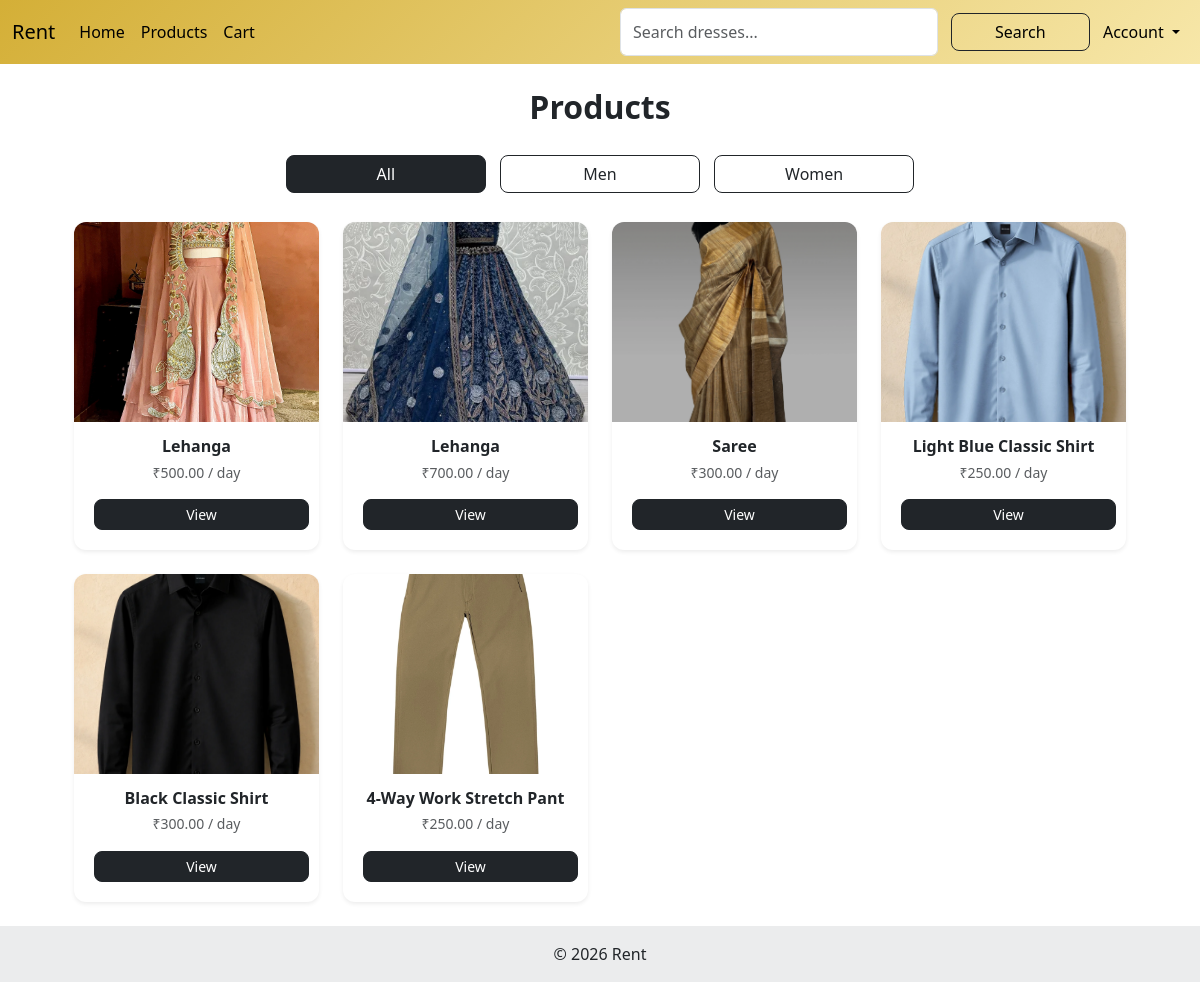
Screenshot of /products/ (signed in) with the database file from the repository.
### dresses/models.py (models this page shows, shortened)
class Category(models.Model):
    name = models.CharField(max_length=100)

class Dress(models.Model):
    name = models.CharField(max_length=200)
    category = models.ForeignKey(Category, on_delete=models.CASCADE)
    description = models.TextField()
    price_per_day = models.DecimalField(max_digits=8, decimal_places=2)
    image = models.ImageField(upload_to='dresses/')

### dresses/views.py (the view)
# urls.py: path('products/',product_list, name="products"),
@login_required
def product_list(request):
    dresses = Dress.objects.all()
    categories = Category.objects.all()
    query = request.GET.get('q')
    if query:
        dresses = dresses.filter(name__icontains=query)
    return render(request, 'products.html', {
        'dresses': dresses,
        'categories': categories
    })

### templates/products.html
{% extends "base.html" %}
{% block code %}
<div class="container">
    <h2 class="mb-4 text-center">Products</h2>
    <div class="mb-4 text-center">
        <a href="{% url 'products' %}" class="btn btn-dark">All</a>
        {% for cat in categories %}
            <a href="{% url 'category_products' cat.id %}" class="btn btn-outline-dark">
                {{ cat.name }}
            </a>
        {% endfor %}
    </div>
    <div class="row">
        {% for dress in dresses %}
        <div class="col-12 col-sm-6 col-md-4 col-lg-3 mb-4">
            <div class="card h-100 shadow-sm border-0">
                <img src="{{ dress.image.url }}" class="card-img-top" style="height:200px; object-fit:cover;">
                <div class="card-body text-center">
                    <h6 class="fw-bold">{{ dress.name }}</h6>
                    <p class="text-muted">₹{{ dress.price_per_day }} / day</p>
                    <a href="{% url 'product_detail' dress.id %}" class="btn btn-dark btn-sm">
                        View
                    </a>
                </div>
            </div>
        </div>
        {% endfor %}
    </div>
</div>
{% endblock %}

### templates/base.html (shortened to what this page needs)
{% load static %}
<!DOCTYPE html>
<html lang="en">
<head>
    <link href="https://cdn.jsdelivr.net/npm/bootstrap@5.3.8/dist/css/bootstrap.min.css" rel="stylesheet">
    <link rel="stylesheet" href="https://cdn.jsdelivr.net/npm/bootstrap-icons@1.11.3/font/bootstrap-icons.css">
    <link rel="stylesheet" href="{% static 'css/style.css' %}">
</head>
<body>
<nav class="navbar navbar-expand-lg bg-body-tertiary">
  <div class="container-fluid">
    <a class="navbar-brand" href="{% url 'home' %}">Rent</a>
    <div class="collapse navbar-collapse" id="navbarSupportedContent">
      <ul class="navbar-nav me-auto mb-2 mb-lg-0">
        <li class="nav-item">
          <a class="nav-link active" href="{% url 'home' %}">Home</a>
        </li>
        <li class="nav-item">
          <a class="nav-link" href="{% url "products" %}">Products</a>
        </li>
        <li class="nav-item">
          <a class="nav-link" href="{% url "cart" %}">Cart</a>
        </li>
      </ul>
      <div class="d-flex align-items-center ms-auto">
        <form class="d-flex" method="GET" action="{% url 'products' %}">
        <input class="form-control me-2" type="search" name="q" placeholder="Search dresses...">
        <button class="btn btn-outline-dark search-btn" type="submit">Search</button>
        </form>
        <ul class="navbar-nav">
          <li class="nav-item dropdown">
            <a class="nav-link dropdown-toggle" href="#" data-bs-toggle="dropdown">
              Account
            </a>
          </li>
        </ul>
      </div>
    </div>
  </div>
</nav>
<div class="main container mt-4">
    {% block code %}{% endblock %}
</div>
<footer class="bg-body-tertiary text-center mt-auto">
    <div class="text-center p-3" style="background-color: rgba(0, 0, 0, 0.05);">
        © 2026 Rent
    </div>
</footer>
</body>
</html>

### static/css/style.css (style rules this page uses)
html, body { height: 100%; margin: 0; }
body { display: flex; flex-direction: column; }
.navbar { background: linear-gradient(135deg, #d4af37, #f7e7a9); }
.navbar-brand, .nav-link, .navbar .btn { color: #000 !important; font-weight: 500; }
.container { max-width: 1200px; }
.btn { margin: 5px; border-radius: 20px; }
.card { border-radius: 12px; overflow: hidden; transition: all 0.3s ease; }
.card-img-top { width: 100%; height: 250px; object-fit: cover; }
.card-body { padding: 15px; }
.card-body h6 { font-size: 16px; margin-bottom: 5px; }
.card-body p { font-size: 14px; margin-bottom: 10px; }
.card-body .btn { width: 100%; border-radius: 8px; }
.container { max-width: 1100px; }
h2 { font-weight: 600; }
p { color: #555; line-height: 1.6; }
.btn-dark { width: 200px; border-radius: 8px; }
.btn-outline-dark { width: 200px; border-radius: 8px; }

### rows the page displays
Category: name "Men"
Category: name "Women"
Dress: image (picture), name "Lehanga", price_per_day "500.00"
Dress: image (picture), name "Lehanga", price_per_day "700.00"
Dress: image (picture), name "Saree", price_per_day "300.00"
Dress: image (picture), name "Light Blue Classic Shirt", price_per_day "250.00"
Dress: image (picture), name "Black Classic Shirt", price_per_day "300.00"
Dress: image (picture), name "4-Way Work Stretch Pant", price_per_day "250.00"
